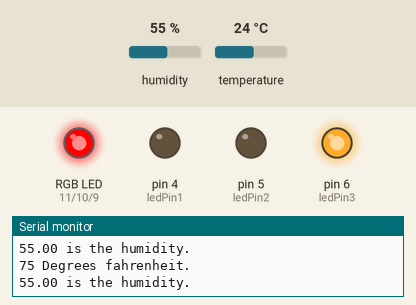
This sketch was run on a simulated Arduino Uno, built with avr-gcc and run on an emulated ATmega328P. Shown: an RGB LED mixed from three pins (HIGH = lit), output pins drawn as LEDs (lit = HIGH), the last lines printed to the serial monitor. The inputs (shaded band) are chosen by the test bench; at power-on: temperature 24 °C, humidity 55 %.

Above: at 1.3 s.
1.4 s: temperature set to 21 °C
At 2.7 s:
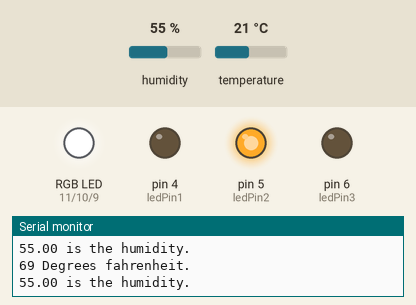
3.0 s: temperature set to 28 °C
At 4.3 s:
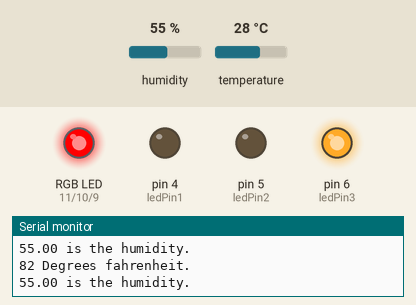
4.6 s: temperature set to 12 °C
At 5.8 s:
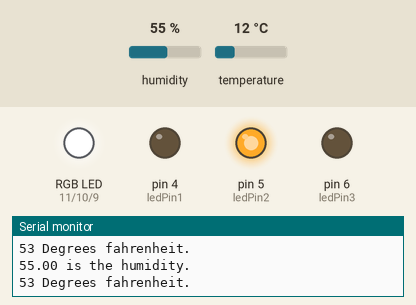
Timing chart, 0 to 7.6 s (numbered marks = the images above; inputs shaded):
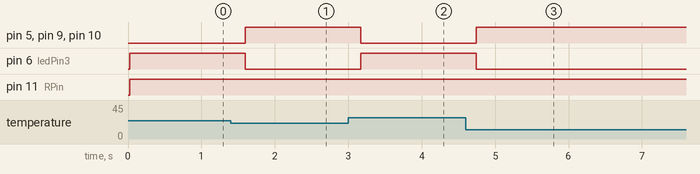

Measured:
- the behaviour switches between 23 and 22 °C on temperature (found by bisection; images 0 and 1)
- after the input at 1.4 s, pin 5 (ledPin2), pin 9 (BPin), pin 10 (GPin): LOW → HIGH after 0.20 s; pin 6 (ledPin3): HIGH → LOW after 0.20 s
- after the input at 3.0 s, pin 5 (ledPin2), pin 9 (BPin), pin 10 (GPin): HIGH → LOW after 0.17 s; pin 6 (ledPin3): LOW → HIGH after 0.17 s
- after the input at 4.6 s, pin 5 (ledPin2), pin 9 (BPin), pin 10 (GPin): LOW → HIGH after 0.14 s; pin 6 (ledPin3): HIGH → LOW after 0.14 s

The sketch:

HumiditySensorWithRGB.ino
```cpp
/*
* Aarian Dhanani
* 2/22/2021
* Humidity Sensor
* https://github.com/adafruit/DHT-sensor-library/blob/master/examples/DHTtester/DHTtester.ino (Not exactly like the sensor)
* https://www.circuitbasics.com/how-to-set-up-the-dht11-humidity-sensor-on-an-arduino/ (Main source for this)
* https://create.arduino.cc/projecthub/muhammad-aqib/arduino-rgb-led-tutorial-fc003e
*/

#include <dht.h>

dht DHT;

#define DHT11_PIN 7

int controller = 0;
const int ledPin1 = 4;
const int ledPin2 = 5;
const int ledPin3 = 6;
const int RPin = 11;
const int GPin = 10;
const int BPin = 9;
int RValue = 255;
int BValue = 255;
int GValue = 255;


// Setup
void setup()
{
  Serial.begin(9600);
  pinMode(ledPin1, OUTPUT); // This is an output
  pinMode(ledPin2, OUTPUT); // This is an output
  pinMode(ledPin3, OUTPUT); // This is an output
  pinMode(RPin, OUTPUT); // This is an output
  pinMode(BPin, OUTPUT); // This is an output
  pinMode(GPin, OUTPUT); // This is an output
}

void RGB(int RValue1, int BValue1, int GValue1)
{
  analogWrite(RPin, RValue1);
  analogWrite(GPin, GValue1);
  analogWrite(BPin, BValue1);
}
void loop()
{
  int check = DHT.read11(DHT11_PIN);

  //temperature
  int temperatureVariable = (DHT.temperature * 1.8) + 32;
  Serial.print(temperatureVariable);
  Serial.println(" Degrees fahrenheit."); //https://www.rapidtables.com/convert/temperature/how-celsius-to-fahrenheit.html

  //humidity
  Serial.print(DHT.humidity);
  Serial.println(" is the humidity.");

  if (temperatureVariable >= 72)
  {
    controller = 3;
  }
  else if (temperatureVariable >= 32)
  {
    controller = 2;
  }
  else
  {
    controller = 1;
  }

  switch (controller)
  {
    case 1:
      digitalWrite(ledPin1, HIGH);
      digitalWrite(ledPin2, LOW);
      digitalWrite(ledPin3, LOW);
      RValue = 0;
      BValue = 255;
      GValue = 0;
      RGB(RValue, BValue, GValue);
      break;
    case 2:
      digitalWrite(ledPin1, LOW);
      digitalWrite(ledPin2, HIGH);
      digitalWrite(ledPin3, LOW);
      RValue = 255;
      BValue = 255;
      GValue = 255;
      RGB(RValue, BValue, GValue);
      break;
    case 3:
      digitalWrite(ledPin1, LOW);
      digitalWrite(ledPin2, LOW);
      digitalWrite(ledPin3, HIGH);
      RValue = 255;
      BValue = 0;
      GValue = 0;
      RGB(RValue, BValue, GValue);
      break;
  }
  delay(500);
}
```
